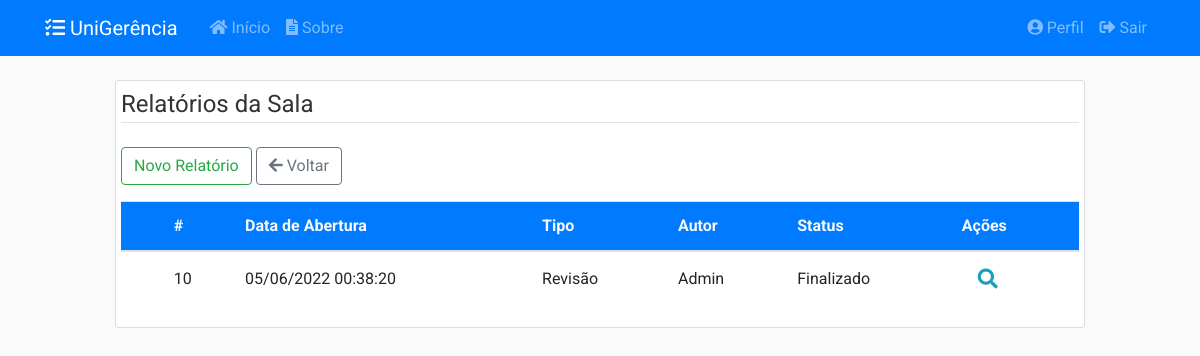
The app's page /salas/2/relatorios (signed in), older data.
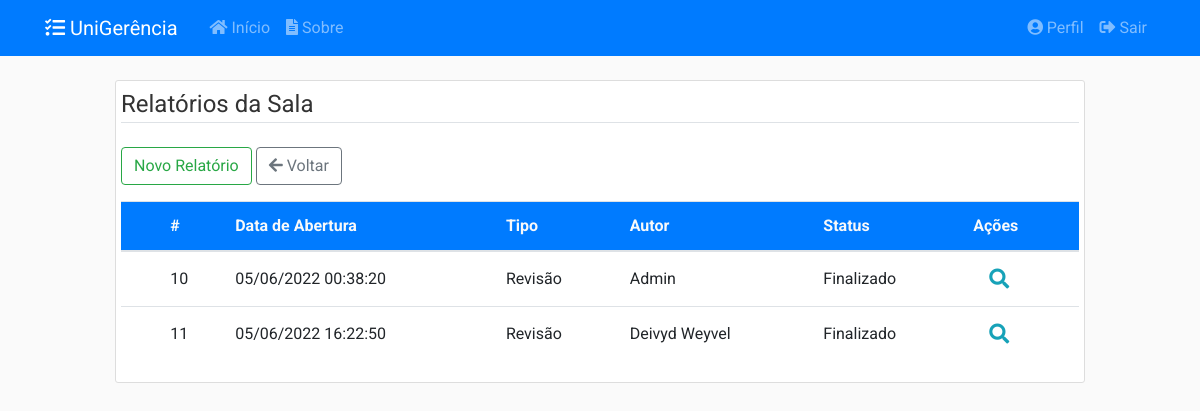
The same page, newer data.
### app/models/relatorios.py (models this page shows, shortened)
class Relatorio(db.Model):
    __tablename__ = 'relatorios'
    __table_args__ = {'extend_existing': True}
    id = db.Column(db.Integer, primary_key=True)
    tipo_relatorio = db.Column(db.Enum(TipoRelatorio))
    conteudo = db.Column(db.Text, nullable=False)
    manutencao = db.Column(db.Boolean, nullable=False, default=False)
    detalhes = db.Column(db.Text, nullable=False)
    status = db.Column(db.Enum(Status), server_default='ABERTO')
    data_abertura = db.Column(db.DateTime, nullable=False,
                              default=datetime.now().astimezone(fuso_horario))
    data_atualizacao = db.Column(db.DateTime, nullable=True)
    data_finalizacao = db.Column(db.DateTime, nullable=True)
    ativo = db.Column(db.Boolean, nullable=False, default=True)
    usuario_id = db.Column(db.Integer, db.ForeignKey('usuarios.id'),
                           nullable=False)
    tipo = db.Column(db.String(50)) # discriminador
    __mapper_args__ = {
        'polymorphic_identity': 'RELATORIO',
        'polymorphic_on': tipo
    }

class RelatorioSala(Relatorio):
    __tablename__ = 'relatorios_sala'
    id = db.Column(db.Integer, db.ForeignKey('relatorios.id'), primary_key=True)
    reforma = db.Column(db.Boolean, nullable=False, default=False)
    __mapper_args__ = {
        'polymorphic_identity': 'SALA'
    }
    sala_id = db.Column(db.Integer, db.ForeignKey('salas.id'),
                           nullable=True)
    sala = db.relationship('Sala', back_populates='relatorios')
    def recupera_tudo_sala(sala):
        return RelatorioSala.query.filter_by(
            sala_id=sala.id).filter_by(ativo=True).all()

class Relatorio(db.Model):
    __tablename__ = 'relatorios'
    __table_args__ = {'extend_existing': True}
    id = db.Column(db.Integer, primary_key=True)
    tipo_relatorio = db.Column(db.Enum(TipoRelatorio))
    conteudo = db.Column(db.Text, nullable=False)
    manutencao = db.Column(db.Boolean, nullable=False, default=False)
    detalhes = db.Column(db.Text, nullable=False)
    status = db.Column(db.Enum(Status), server_default='ABERTO')
    data_abertura = db.Column(db.DateTime, nullable=False,
                              default=datetime.now().astimezone(fuso_horario))
    data_atualizacao = db.Column(db.DateTime, nullable=True)
    data_finalizacao = db.Column(db.DateTime, nullable=True)
    ativo = db.Column(db.Boolean, nullable=False, default=True)
    usuario_id = db.Column(db.Integer, db.ForeignKey('usuarios.id'),
                           nullable=False)
    tipo = db.Column(db.String(50)) # discriminador
    __mapper_args__ = {
        'polymorphic_identity': 'RELATORIO',
        'polymorphic_on': tipo
    }

### app/models/usuarios.py (models this page shows, shortened)
class Usuario(db.Model, UserMixin):
    __tablename__ = 'usuarios'
    __table_args__ = {'extend_existing': True}
    id = db.Column(db.Integer, primary_key=True)
    nome = db.Column(db.String(100), nullable=False)
    identificacao = db.Column(db.String(20), unique=True, nullable=False)
    email = db.Column(db.String(100), unique=True, nullable=False)
    senha = db.Column(db.String(60), nullable=False)
    data_cadastro = db.Column(db.DateTime, nullable=False,
                              default=datetime.now().astimezone(fuso_horario))
    data_atualizacao = db.Column(db.DateTime, nullable=True)
    tipo = db.Column(db.Enum(TipoUsuario), nullable=False)
    ativo = db.Column(db.Boolean, nullable=False, default=True)
    imagem_perfil = db.Column(db.String(20), nullable=False,
                              default='default.jpg')
    posts = db.relationship('Post', backref='autor',
                            foreign_keys='Post.usuario_id', lazy=True)
    recipiente = db.relationship('Post', backref='destinatario',
                                 foreign_keys='Post.destinatario_id', lazy=True)
    solicitacoes = db.relationship('Solicitacao', backref='autor', lazy=True)
    relatorios = db.relationship('Relatorio', backref='autor', lazy=True)
    @staticmethod
    def verifica_admin(usuario):
        if usuario.tipo.name == 'ADMIN':
            return True
        else:
            return False

### app/controllers/salas.py (the view)
@salas.route("/<int:sala_id>/relatorios", methods=['GET', 'POST'])
@login_required
@admin_required
def relatorios(sala_id):
    sala = Sala.recupera_id(sala_id)
    relatorios = RelatorioSala.recupera_tudo_sala(sala)
    return render_template('salas/relatorios.html',
                           title='Relatórios da Sala',
                           legend='Relatórios da Sala',
                           relatorios=relatorios, sala_id=sala_id)

### app/models/salas.py (called while the page is built)
    def recupera_id(sala_id):
        return Sala.query.filter_by(id=sala_id).filter_by(ativo=True).first_or_404()

### app/models/usuarios.py (called while the page is built)
@login_manager.user_loader
def load_user(user_id):
    return Usuario.query.get(int(user_id))

def admin_required(f):
    @wraps(f)
    def wrap(*args, **kwargs):
        if Usuario.verifica_admin(current_user):
            return f(*args, **kwargs)
        else:
            flash('Você não tem autorização para acessar esta página.', 'danger')
        return redirect(url_for('principal.inicio'))
    return wrap

### app/templates/salas/relatorios.html
{% extends "layout.html" %}
{% block inicio %}
<div class="content-section">
    <form method="POST" action="">
        <fieldset class="form-group">
            <legend class="border-bottom mb-2">Relatórios da Sala</legend>
        </fieldset>
        <div class="form-group mb-3">
            <a class="btn btn-outline-success" href="{{ url_for('salas.novo_relatorio', sala_id=sala_id) }}">Novo Relatório</a>
            <a class="btn btn-outline-secondary" href="{{ url_for('principal.inicio', tab=4) }}"><i class="fas fa-arrow-left"></i> Voltar</a>
        </div>
    </form>
    {% include 'salas/tabela/relatorios.html' %}
</div>
{% endblock inicio %}

### app/templates/salas/tabela/relatorios.html (shortened to what this page needs)
<table id="table-relatorios-eqp" class="table display dt-responsive nowrap table-hover table-responsive-md" style="width:100%;height:100%">
    <thead>
    <tr class="bg-primary text-light">
        <th class="align-middle"></th>
        <th class="align-middle">#</th>
        <th class="align-middle">Data de Abertura</th>
        <th class="align-middle">Tipo</th>
        <th class="align-middle">Autor</th>
        <th class="align-middle">Status</th>
        <th class="align-middle">Ações</th>
    </tr>
    </thead>
    <tbody>
        {% for relatorio in relatorios %}
        <tr>
            <td class="align-middle"></td>
            <td class="align-middle">{{ relatorio.id }}</td>
            <td class="align-middle">{{ relatorio.data_abertura.strftime('%d/%m/%Y %H:%M:%S') }}</td>
            <td class="align-middle">{{ relatorio.tipo_relatorio.value }}</td>
            <td class="align-middle">{{ relatorio.autor.nome }}</td>
            <td class="align-middle">{{ relatorio.status.value }}</td>
            <td class="align-middle">
                <a class="btn-lg btn-outline-info" href="#" data-toggle="modal" data-target="#visualizarRelatorio{{ relatorio.id }}"><i class="fas fa-search"></i></a>
            </td>
        </tr>
        {% endfor %}
    </tbody>
</table>

Row changes from the older to the newer data that the page shows:
added RelatorioSala: id "11", data_abertura "05/06/2022 16:22:50", tipo_relatorio.value "Revisão", autor.nome "Deivyd Weyvel", status.value "Finalizado"
